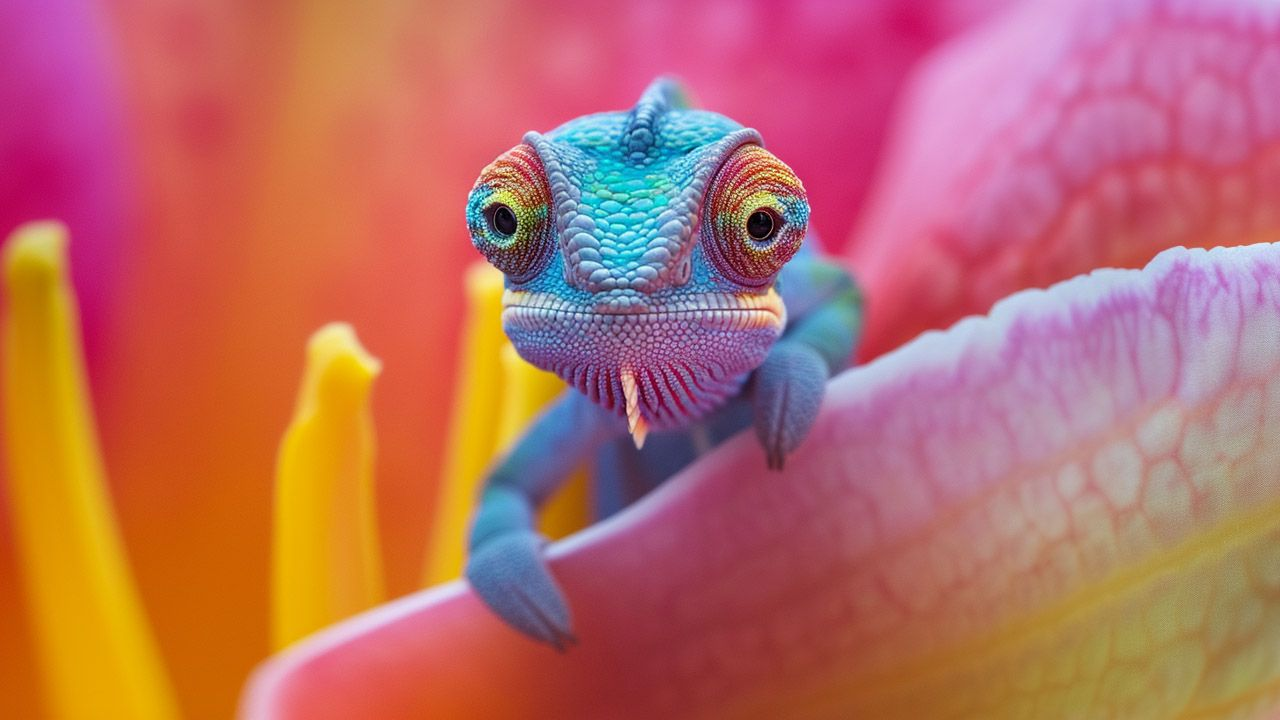
#> input picture MainAfter.jpg, 1280 x 720 px
$ python 'convert image to grayscale.py'
#> lines starting #> are read from the running program, lines starting #| are printed output that depends on the picture
import cv2 as cv
import numpy as np
path = "MainAfter.jpg"
img = cv.imread(path)
#> img is the input picture: shape (720, 1280, 3); mean B, G, R 101.1, 108.6, 185.5
print(img.shape)
#| (720, 1280, 3)
gray_img = np.zeros((img.shape[0], img.shape[1]), dtype=np.uint8)
for indexI , i in enumerate(img):
    for indexJ , j in enumerate(i):
        temp = (0.299*j[0])+(0.587*j[1])+(0.114*j[2])
        gray_img[indexI,indexJ]=temp
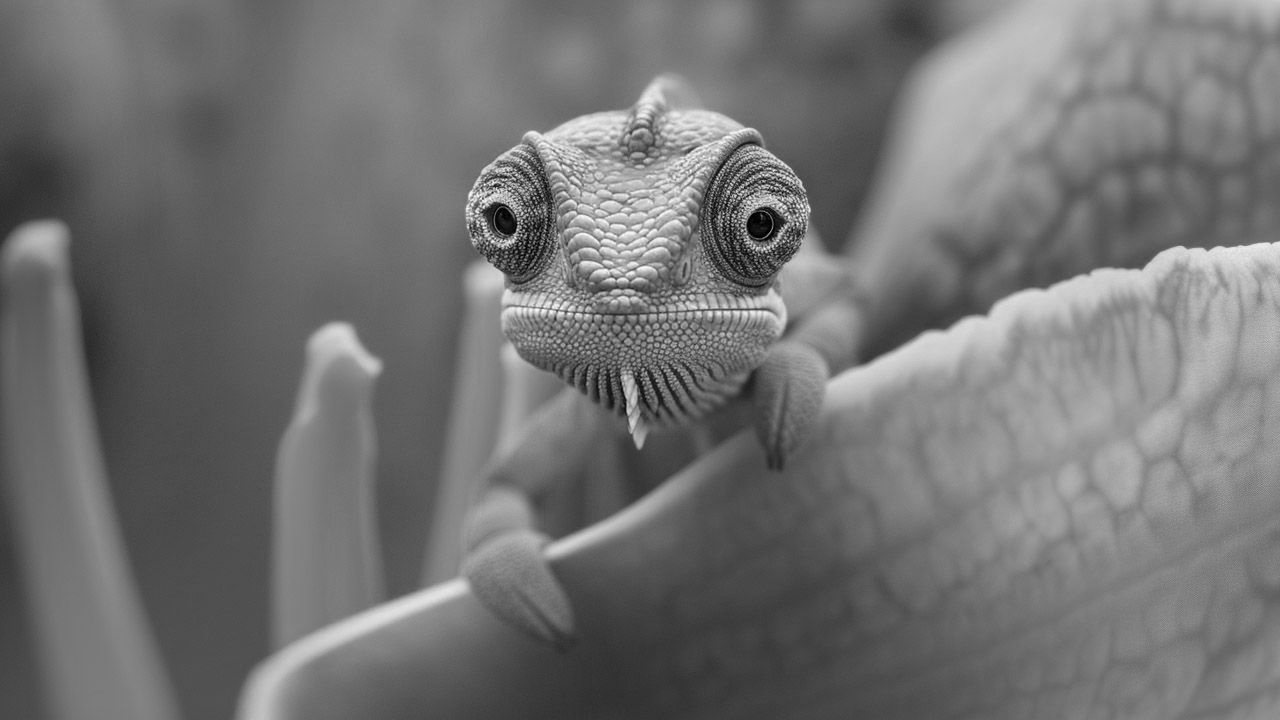
#> gray_img: shape (720, 1280); min 0, max 254, mean 114.6
print(gray_img.shape)
#| (720, 1280)
cv.imwrite("Grayscale_MainAfter.jpg", gray_img)
